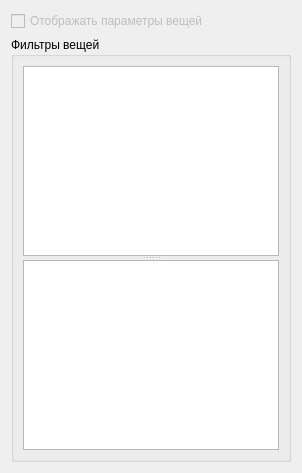
              <widget class="QWidget" name="settThingsTab">
               <attribute name="title">
                <string>Вещи</string>
               </attribute>
               <layout class="QVBoxLayout" name="verticalLayout_27">
                <item>
                 <widget class="QCheckBox" name="checkbox_ShowThingsParams">
                  <property name="enabled">
                   <bool>false</bool>
                  </property>
                  <property name="text">
                   <string>Отображать параметры вещей</string>
                  </property>
                 </widget>
                </item>
                <item>
                 <widget class="QGroupBox" name="groupBox_3">
                  <property name="title">
                   <string>Фильтры вещей</string>
                  </property>
                  <layout class="QVBoxLayout" name="verticalLayout_22">
                   <item>
                    <widget class="QSplitter" name="splitter_2">
                     <property name="orientation">
                      <enum>Qt::Vertical</enum>
                     </property>
                     <widget class="ThingFiltersView" name="thingFiltersTable">
                      <property name="selectionMode">
                       <enum>QAbstractItemView::SingleSelection</enum>
                      </property>
                      <property name="selectionBehavior">
                       <enum>QAbstractItemView::SelectRows</enum>
                      </property>
                     </widget>
                     <widget class="ThingRulesView" name="thingRulesTable">
                      <property name="selectionMode">
                       <enum>QAbstractItemView::SingleSelection</enum>
                      </property>
                      <property name="selectionBehavior">
                       <enum>QAbstractItemView::SelectRows</enum>
                      </property>
                     </widget>
                    </widget>
                   </item>
                  </layout>
                 </widget>
                </item>
               </layout>
              </widget>
